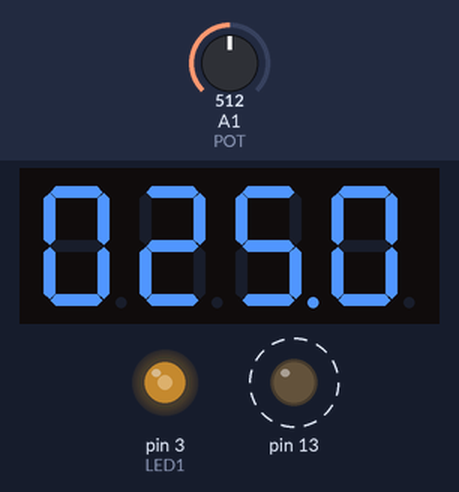
Bench run of a sketch on a simulated Arduino Uno, built with avr-gcc and run on an emulated ATmega328P. On the bench: 4-digit seven-segment display, output pins drawn as LEDs (lit = HIGH). Dashed ring = blinking. Inputs (shaded band) come from the test bench; at power-on: A1 (POT) = 512.

Above: at 1.2 s.
1.3 s: A1 (POT) set to 716
At 1.9 s:
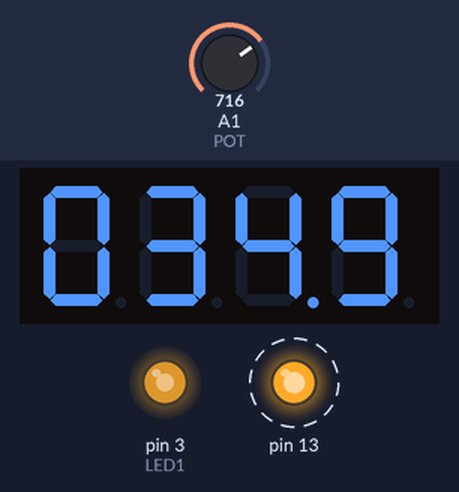
4.3 s: A1 (POT) set to 900
At 5.0 s:
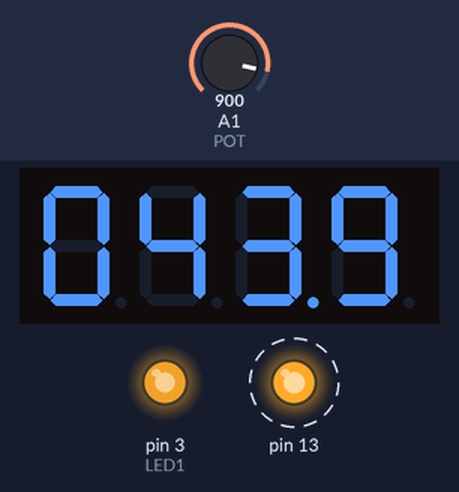
7.3 s: A1 (POT) set to 122
At 8.1 s:
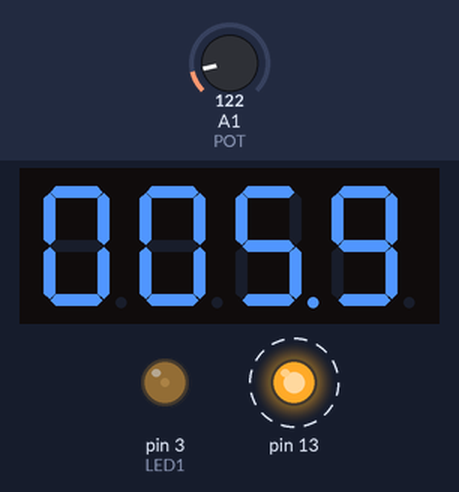
10.3 s: A1 (POT) set to 0
At 11.2 s:
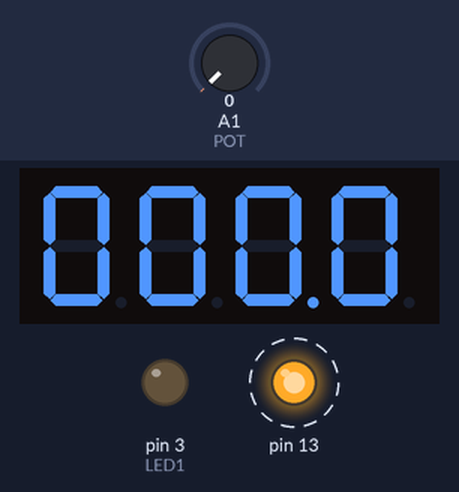
Timing chart, 0 to 14.3 s (numbered marks = the images above; inputs shaded):
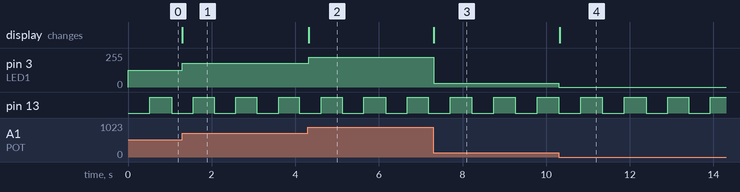

Measured:
- after the input at 1.3 s, pin 3 (LED1): 127/255 → 178/255 at once; the display: changes at once (image 1)
- after the input at 4.3 s, pin 3 (LED1): 178/255 → 224/255 at once; the display: changes at once (image 2)
- after the input at 7.3 s, pin 3 (LED1): 224/255 → 30/255 at once; the display: changes at once (image 3)
- after the input at 10.3 s, pin 3 (LED1): 30/255 → 0/255 at once; the display: changes at once (image 4)
- by itself, pin 13: alternates HIGH for 0.52 s and LOW for 0.52 s

The sketch:

codigo_pratica_4_montagem.ino
```cpp
#include <TM1637Display.h>

// Pino do LED azul
#define LED1 3

// Pino do LED verde
#define LED2 12

// Pino do potenciômetro
#define POT A1

// Pino do clock para o display de 7 segmentos
#define CLK 7

// Pino de dados para o display de 7 segmentos
#define DIO 4

// Tempo máximo para o piscar do LED azul (em milissegundos)
#define TEMPO_MAX 2500

// Tempo mínimo para o piscar do LED azul (em milissegundos)
#define TEMPO_MIN 100

// Variável para armazenar o tempo anterior do LED azul
unsigned long int tempo_anterior_azul = 0;

// Variável para armazenar o tempo anterior do LED verde
unsigned long int tempo_anterior_verde = 0;

// Variável para controlar o estado do LED azul (ligado/desligado)
bool estado_led_azul = false;

// Variável para controlar o estado do LED verde (ligado/desligado)
bool estado_led_verde = false;

// Variável para armazenar o valor lido do potenciômetro
int valor_analogico = 0;

TM1637Display display(CLK, DIO);

void setup() {
    pinMode(POT, INPUT);
    pinMode(LED1, OUTPUT);
    pinMode(LED2, OUTPUT);
    DDRB = 0b00100000; // Configura o pino 5 (LED verde) como saída

    display.setBrightness(0x0F); // Configura o brilho do display de 7 segmentos
}

void loop() {
    atualiza_led_azul();
    atualiza_led_vermelho();
    atualiza_led_verde();
    display.showNumberDecEx(le_voltagem() * 100, DDRB, true);
}

void atualiza_led_azul() {
    if (millis() - tempo_anterior_azul >=
        map(analogRead(POT), 0, 1023, TEMPO_MIN, TEMPO_MAX)) {
        tempo_anterior_azul = millis();
        estado_led_azul = !estado_led_azul;
        digitalWrite(LED2, estado_led_azul);
    }
}

void atualiza_led_vermelho() {
    valor_analogico = analogRead(POT);
    analogWrite(LED1, map(valor_analogico, 0, 1023, 0, 255));
}

void atualiza_led_verde() {
    if (millis() - tempo_anterior_verde >= 500) {
        tempo_anterior_verde = millis();
        estado_led_verde = !estado_led_verde;
        if (estado_led_verde)
            PORTB = 0b00100000; // Acende o LED verde
        else
            PORTB = 0b00000000; // Apaga o LED verde
    }
}

float le_voltagem() { return analogRead(POT) * (5.0 / 1023.0); }
```
